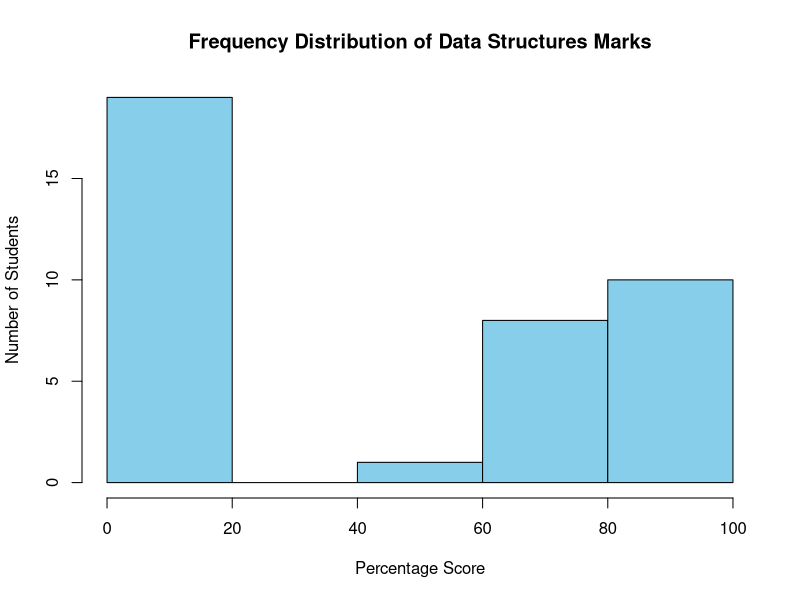

Source code (R):
# 1. Input the data (Percentage column)
scores <- c(11, 15, 74, 80, 67, 92, 91, 12, 61, 80, 5, 61, 8, 8, 88, 15, 9, 79, 11, 8, 97, 16, 84, 87, 97, 0, 60, 16, 17, 17, 8, 84, 9, 87, 14, 87, 61, 5)

# 2. Define bins/intervals
breaks <- seq(0, 100, by=20)

# 3. Create Frequency Distribution
intervals <- cut(scores, breaks, right=FALSE)
freq_table <- table(intervals)
print(freq_table)

# 4. Summary Statistics
mean_score <- mean(scores, na.rm = TRUE)
sd_score <- sd(scores, na.rm = TRUE)
cat("Mean Score:", mean_score, "\n")
cat("Standard Deviation:", sd_score, "\n")

# 5. Visualization (Histogram)
hist(scores, breaks=breaks, col="skyblue", 
     main="Frequency Distribution of Data Structures Marks",
     xlab="Percentage Score", ylab="Number of Students")
